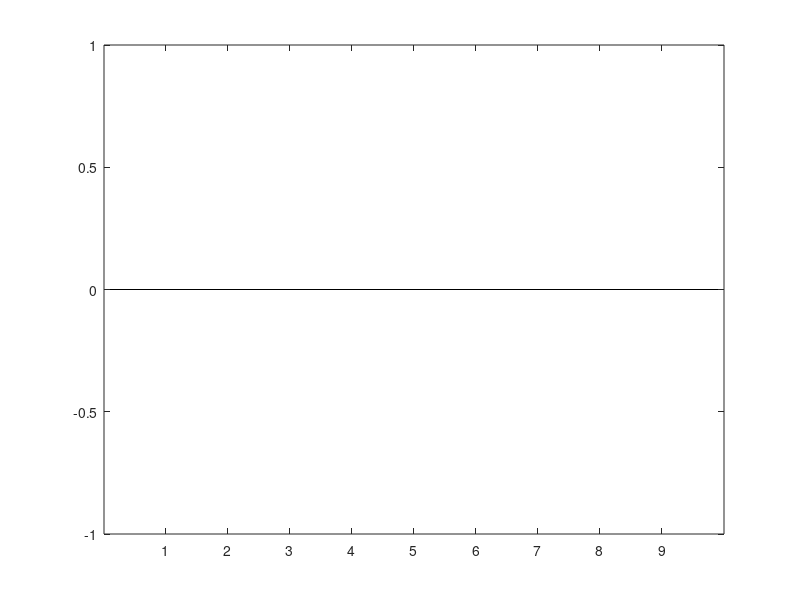

The MATLAB script that drew this image:
function makeImgHistogram

% this function creates histogram of image labels vs. count.

subd = {'test2\CIRs Bedroom', 'test2\CIRs Kitchen', 'test2\CIRs Living Room'};
CIRs = 1:9;
imgCount = zeros(1, length(CIRs));

for cir = CIRs
    
    for types = 1:length(subd)
        currentDir = [subd{types}, '\', 'CIR', num2str(cir)];
        
        d = dir(currentDir);
        d = {d.name};
        d = d(3:end);
        
        for kk = 1:length(d)
            if ~strcmpi((d{kk}), 'thumbs.db')
                imgFile = [currentDir, '\', d{kk}];
                
                try
                    % imfinfo errors out if file isn't in a format
                    % it recognizes, so put the call in a try-catch.
                    info = imfinfo(imgFile); %#ok<NASGU>
                    imgCount(cir) = imgCount(cir) + 1;
                catch
                    fprintf('Unable to read file: %s', imgFile);
                end
            end
            
        end
        
    end
end

figure;
bar(CIRs, imgCount);